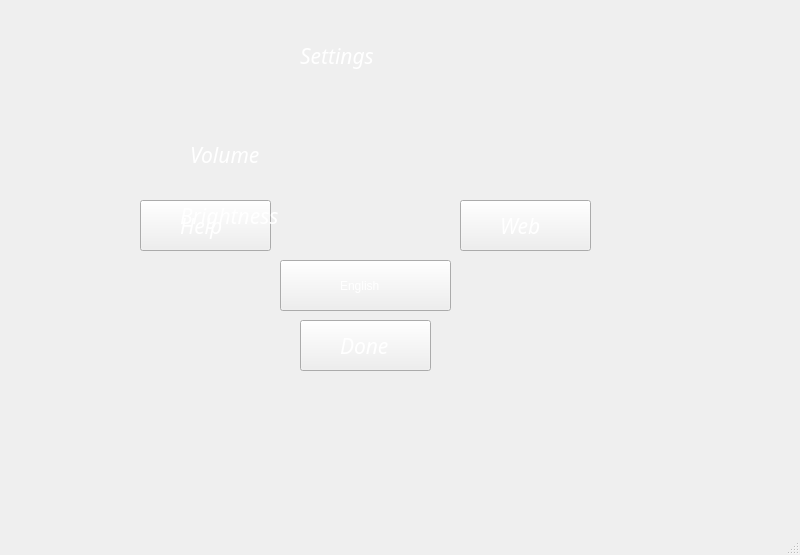
<?xml version="1.0" encoding="UTF-8"?>
<ui version="4.0">
 <class>settingpage</class>
 <widget class="QMainWindow" name="settingpage">
  <property name="geometry">
   <rect>
    <x>0</x>
    <y>0</y>
    <width>800</width>
    <height>555</height>
   </rect>
  </property>
  <property name="windowTitle">
   <string>MainWindow</string>
  </property>
  <widget class="QWidget" name="centralwidget">
   <widget class="QPushButton" name="Web">
    <property name="geometry">
     <rect>
      <x>460</x>
      <y>200</y>
      <width>131</width>
      <height>51</height>
     </rect>
    </property>
    <property name="styleSheet">
     <string notr="true">border-image: url(:/picture/Settingpage/dialogbutton.png);</string>
    </property>
    <property name="text">
     <string/>
    </property>
   </widget>
   <widget class="QPushButton" name="Help">
    <property name="geometry">
     <rect>
      <x>140</x>
      <y>200</y>
      <width>131</width>
      <height>51</height>
     </rect>
    </property>
    <property name="styleSheet">
     <string notr="true">border-image: url(:/picture/Settingpage/dialogbutton.png);</string>
    </property>
    <property name="text">
     <string/>
    </property>
   </widget>
   <widget class="QPushButton" name="Done">
    <property name="geometry">
     <rect>
      <x>300</x>
      <y>320</y>
      <width>131</width>
      <height>51</height>
     </rect>
    </property>
    <property name="styleSheet">
     <string notr="true">border-image: url(:/picture/Settingpage/dialogbutton.png);</string>
    </property>
    <property name="text">
     <string/>
    </property>
   </widget>
   <widget class="QLabel" name="label_3">
    <property name="geometry">
     <rect>
      <x>160</x>
      <y>140</y>
      <width>131</width>
      <height>31</height>
     </rect>
    </property>
    <property name="font">
     <font>
      <family>Smiley Sans</family>
      <pointsize>16</pointsize>
      <italic>true</italic>
      <bold>false</bold>
     </font>
    </property>
    <property name="visible">
     <bool>false</bool>
    </property>
    <property name="styleSheet">
     <string notr="true">font: oblique 16pt &quot;Smiley Sans&quot;;
color: rgb(255, 255, 255);</string>
    </property>
    <property name="text">
     <string/>
    </property>
   </widget>
   <widget class="QLabel" name="label_4">
    <property name="geometry">
     <rect>
      <x>160</x>
      <y>200</y>
      <width>131</width>
      <height>31</height>
     </rect>
    </property>
    <property name="font">
     <font>
      <family>Smiley Sans</family>
      <pointsize>16</pointsize>
      <italic>true</italic>
      <bold>false</bold>
     </font>
    </property>
    <property name="visible">
     <bool>false</bool>
    </property>
    <property name="styleSheet">
     <string notr="true">font: oblique 16pt &quot;Smiley Sans&quot;;
color: rgb(255, 255, 255);</string>
    </property>
    <property name="text">
     <string/>
    </property>
   </widget>
   <widget class="QLabel" name="label_help">
    <property name="geometry">
     <rect>
      <x>180</x>
      <y>210</y>
      <width>61</width>
      <height>31</height>
     </rect>
    </property>
    <property name="font">
     <font>
      <family>Smiley Sans</family>
      <pointsize>16</pointsize>
      <italic>true</italic>
      <bold>false</bold>
     </font>
    </property>
    <property name="styleSheet">
     <string notr="true">font: oblique 16pt &quot;Smiley Sans&quot;;
color: rgb(255, 255, 255);</string>
    </property>
    <property name="text">
     <string>Help</string>
    </property>
   </widget>
   <widget class="QLabel" name="label_web">
    <property name="geometry">
     <rect>
      <x>500</x>
      <y>210</y>
      <width>61</width>
      <height>31</height>
     </rect>
    </property>
    <property name="font">
     <font>
      <family>Smiley Sans</family>
      <pointsize>16</pointsize>
      <italic>true</italic>
      <bold>false</bold>
     </font>
    </property>
    <property name="styleSheet">
     <string notr="true">font: oblique 16pt &quot;Smiley Sans&quot;;
color: rgb(255, 255, 255);</string>
    </property>
    <property name="text">
     <string>Web</string>
    </property>
   </widget>
   <widget class="QLabel" name="label_done">
    <property name="geometry">
     <rect>
      <x>340</x>
      <y>330</y>
      <width>61</width>
      <height>31</height>
     </rect>
    </property>
    <property name="font">
     <font>
      <family>Smiley Sans</family>
      <pointsize>16</pointsize>
      <italic>true</italic>
      <bold>false</bold>
     </font>
    </property>
    <property name="styleSheet">
     <string notr="true">font: oblique 16pt &quot;Smiley Sans&quot;;
color: rgb(255, 255, 255);</string>
    </property>
    <property name="text">
     <string>Done</string>
    </property>
    <property name="textInteractionFlags">
     <set>Qt::TextInteractionFlag::LinksAccessibleByMouse</set>
    </property>
   </widget>
   <widget class="QLabel" name="label">
    <property name="geometry">
     <rect>
      <x>210</x>
      <y>20</y>
      <width>271</width>
      <height>81</height>
     </rect>
    </property>
    <property name="font">
     <font>
      <family>Smiley Sans</family>
      <pointsize>64</pointsize>
      <italic>true</italic>
      <bold>false</bold>
     </font>
    </property>
    <property name="styleSheet">
     <string notr="true">font: oblique 64pt &quot;Smiley Sans&quot;;
color: rgb(0,0,0);</string>
    </property>
    <property name="text">
     <string/>
    </property>
   </widget>
   <widget class="QLabel" name="label_settings">
    <property name="geometry">
     <rect>
      <x>300</x>
      <y>30</y>
      <width>121</width>
      <height>51</height>
     </rect>
    </property>
    <property name="font">
     <font>
      <family>Smiley Sans</family>
      <pointsize>16</pointsize>
      <italic>true</italic>
      <bold>false</bold>
     </font>
    </property>
    <property name="styleSheet">
     <string notr="true">font: oblique 16pt &quot;Smiley Sans&quot;;
color: rgb(255, 255, 255);</string>
    </property>
    <property name="text">
     <string>Settings</string>
    </property>
   </widget>
   <widget class="QLabel" name="label_volume">
    <property name="geometry">
     <rect>
      <x>190</x>
      <y>139</y>
      <width>71</width>
      <height>31</height>
     </rect>
    </property>
    <property name="font">
     <font>
      <family>Smiley Sans</family>
      <pointsize>16</pointsize>
      <italic>true</italic>
      <bold>false</bold>
     </font>
    </property>
    <property name="visible">
     <bool>false</bool>
    </property>
    <property name="styleSheet">
     <string notr="true">font: oblique 16pt &quot;Smiley Sans&quot;;
color: rgb(255, 255, 255);</string>
    </property>
    <property name="text">
     <string>Volume</string>
    </property>
   </widget>
   <widget class="QLabel" name="label_Bright">
    <property name="geometry">
     <rect>
      <x>180</x>
      <y>200</y>
      <width>101</width>
      <height>31</height>
     </rect>
    </property>
    <property name="font">
     <font>
      <family>Smiley Sans</family>
      <pointsize>16</pointsize>
      <italic>true</italic>
      <bold>false</bold>
     </font>
    </property>
    <property name="visible">
     <bool>false</bool>
    </property>
    <property name="styleSheet">
     <string notr="true">font: oblique 16pt &quot;Smiley Sans&quot;;
color: rgb(255, 255, 255);</string>
    </property>
    <property name="text">
     <string>Brightness</string>
    </property>
   </widget>
   <widget class="QPushButton" name="LangB">
    <property name="geometry">
     <rect>
      <x>280</x>
      <y>260</y>
      <width>171</width>
      <height>51</height>
     </rect>
    </property>
    <property name="styleSheet">
     <string notr="true">border-image: url(:/picture/Settingpage/Toggle_1.png);</string>
    </property>
    <property name="text">
     <string/>
    </property>
   </widget>
   <widget class="QLabel" name="LangL">
    <property name="geometry">
     <rect>
      <x>340</x>
      <y>270</y>
      <width>91</width>
      <height>31</height>
     </rect>
    </property>
    <property name="styleSheet">
     <string notr="true">font: oblique 16pt &quot;Smiley Sans&quot;;
color: rgb(255, 255, 255);</string>
    </property>
    <property name="text">
     <string>English</string>
    </property>
   </widget>
  </widget>
  <widget class="QMenuBar" name="menubar">
   <property name="geometry">
    <rect>
     <x>0</x>
     <y>0</y>
     <width>800</width>
     <height>20</height>
    </rect>
   </property>
  </widget>
  <widget class="QStatusBar" name="statusbar"/>
 </widget>
 <resources/>
 <connections/>
</ui>
